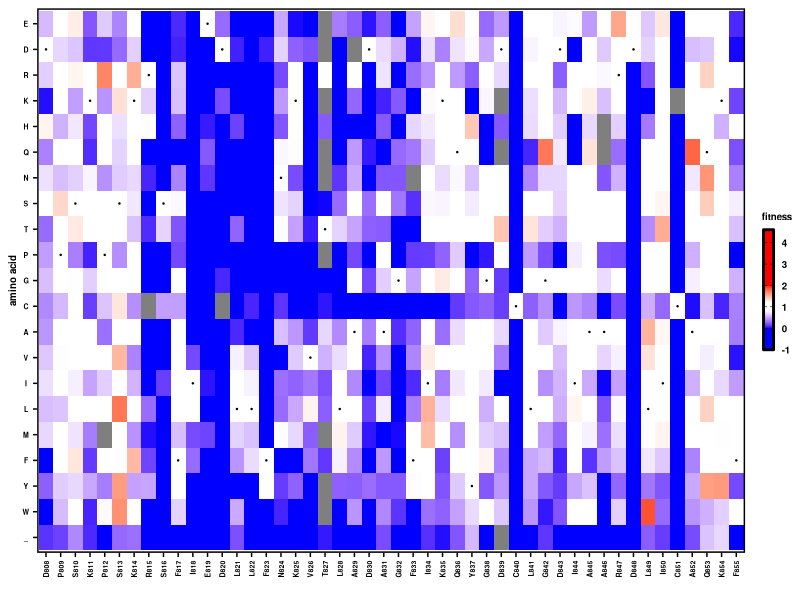
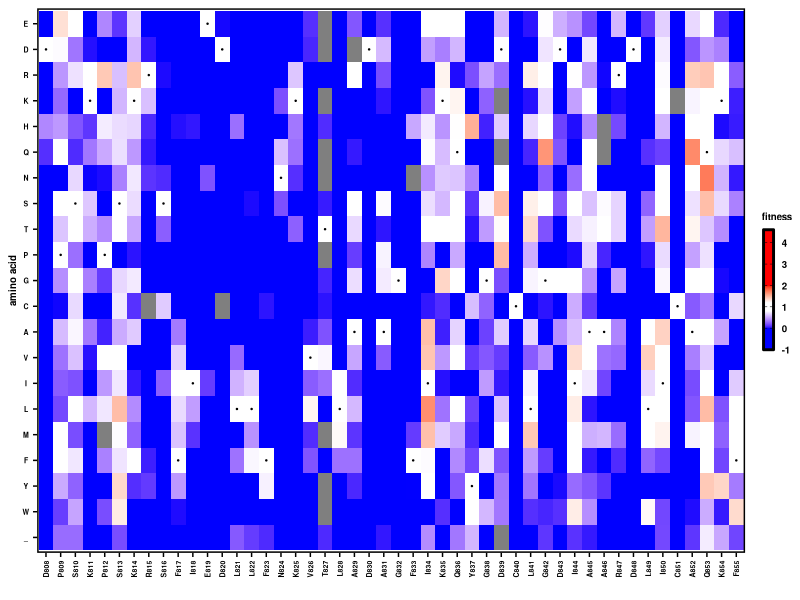
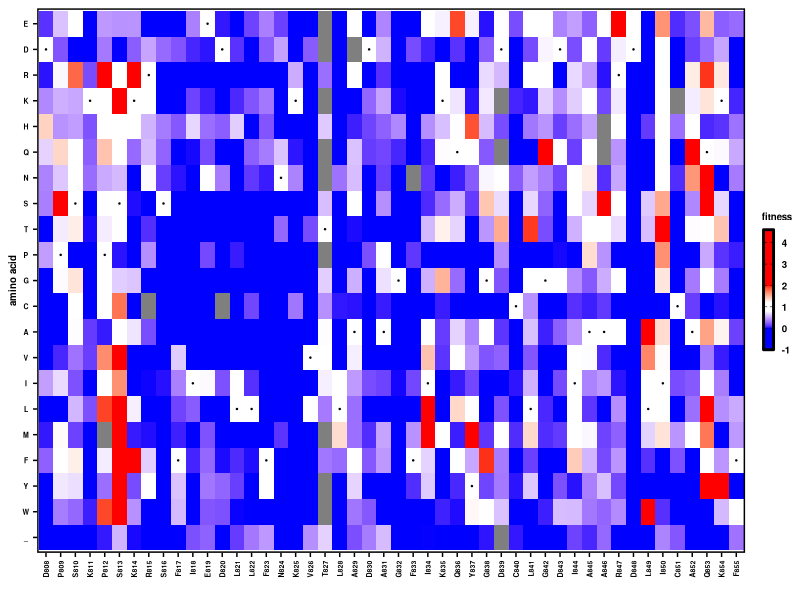

These figures' R source, in order:
#R code
library(ggplot2)
library(scales)
library(RColorBrewer)
library(readr)
library(tidyr)
library(reshape)
library(stringr)
library(dplyr)
library(gridExtra)
library(stringr)
require(cowplot)

plot_score_heatmap <- function(fitness_table, WTresibox, start_resi, end_resi, legend_title){
  textsize <- 5
  fitness_table <- fitness_table %>%
    filter(Pos >= start_resi & Pos <= end_resi)
  WTresibox     <- WTresibox %>%
    filter(Pos >= start_resi & Pos <= end_resi) %>%
    mutate(x=x-min(x)+1)
  p <-  ggplot() +
    geom_tile(data=fitness_table,aes(x=resi,y=aa,fill=parameter)) +
    scale_fill_gradientn(colours=c("blue","blue","white","white","red","red"),
                         limits=c(-1,4.6),
                         values=rescale(c(-1, 0, 0.8, 1.2, 2, 4.6)),
                         breaks=c(-1,0,1,2,3,4),
                         labels=c('-1','0','1','2','3','4'),
                         guide="colorbar",
                         na.value="grey50") +
    theme_cowplot(12) +
    theme(plot.background = element_rect(fill = "white"),
          axis.text=element_text(size=textsize,face="bold",colour = 'black'),
          axis.text.x=element_text(angle=90,hjust=1,vjust=0.5,colour = 'black'),
          axis.text.y=element_text(hjust=0.5,vjust=0.5,colour = 'black'),
          axis.title=element_text(size=7,face="bold"),
          axis.line = element_line(colour = 'black', size = 0),
          panel.border = element_rect(colour = "black", fill=NA, size=1)) +
    guides(fill = guide_colorbar(title.theme=element_text(size=7,face="bold",colour='black',hjust=0.5),
                                 label.theme=element_text(size=7,face="bold",colour='black'),
                                 frame.colour="black",
                                 frame.linewidth = 1,
                                 ticks = TRUE,
                                 ticks.colour = "black",
                                 barwidth = 0.5, barheight = 6, title=legend_title)) +
    geom_point(data=WTresibox, aes(x=x, y=y), color='black', size=0.2) +
    xlab("") +
    ylab("amino acid")
}

wrapper <- function(df_plot, graphname){
  df_plot <- df_plot %>%
    mutate(parameter=case_when(str_sub(resi,1,1)==aa ~ 1, TRUE ~ parameter)) %>% #Set WT parameter (usually 0 or 1)
    mutate(Mutation=paste(resi,aa,sep='')) %>%
    select(Mutation, avg_ipt_freq, resi, Pos, aa, parameter) #Variable name for input freq may need to chance
  print (range(df_plot$parameter,na.rm=T))
  p1 <- plot_score_heatmap(df_plot, WTresibox, 808, 855, legend_title)
  p <- grid.arrange(p1, nrow=1)
  ggsave(graphname,p,width=4, height=2, dpi=300) #Output file may need to adjust
  }

aa_level <- rev(c('E','D','R','K','H','Q','N','S','T','P','G','C','A','V','I','L','M','F','Y','W','_'))

start_pos <- 808
end_pos   <- 855

df <- read_tsv('result/FP_DMS_fit.tsv') %>%
  filter(!grepl('silent',mut_class)) %>%
  filter(!grepl('WT',mut_class)) %>%
  mutate(resi=str_sub(mut,1,-2))
residues <- unique(df$resi)

df <- df %>%
  filter(!grepl('silent',mut_class)) %>%
  filter(!grepl('WT',mut_class)) %>%
  filter(avg_ipt_freq>= 0.0001) %>%
  mutate(resi=str_sub(mut,1,-2)) %>%
  mutate(aa=str_sub(mut,-1,-1)) %>%
  filter(aa %in% aa_level) %>%
  mutate(aa=factor(aa,levels=aa_level)) %>%
  mutate(resi=factor(resi,levels=unique(residues))) %>%
  complete(resi, aa) %>%
  mutate(Pos=str_sub(resi,2,-1)) %>%
  mutate(Pos=as.numeric(as.character(Pos))) %>%
  arrange(Pos)

WTresibox  <- df %>%
  select(resi,Pos) %>%
  unique() %>%
  mutate(WT_resi=str_sub(resi,1,1)) %>%
  mutate(x=seq(1,end_pos-start_pos+1)) %>%
  mutate(y=match(WT_resi,aa_level)) %>%
  select(resi,WT_resi,Pos,x, y)

legend_title <- "fitness"

df_plot <- df %>% mutate(parameter=fit_P0) 
wrapper(df_plot, 'graph/FP_fit_P0_heatmap.png')

df_plot <- df %>% mutate(parameter=`fit_P1-Calu3`) 
wrapper(df_plot, 'graph/FP_fit_P1-Calu3_heatmap.png')

df_plot <- df %>% mutate(parameter=`fit_P1-E6`) 
wrapper(df_plot, 'graph/FP_fit_P1-E6_heatmap.png')
